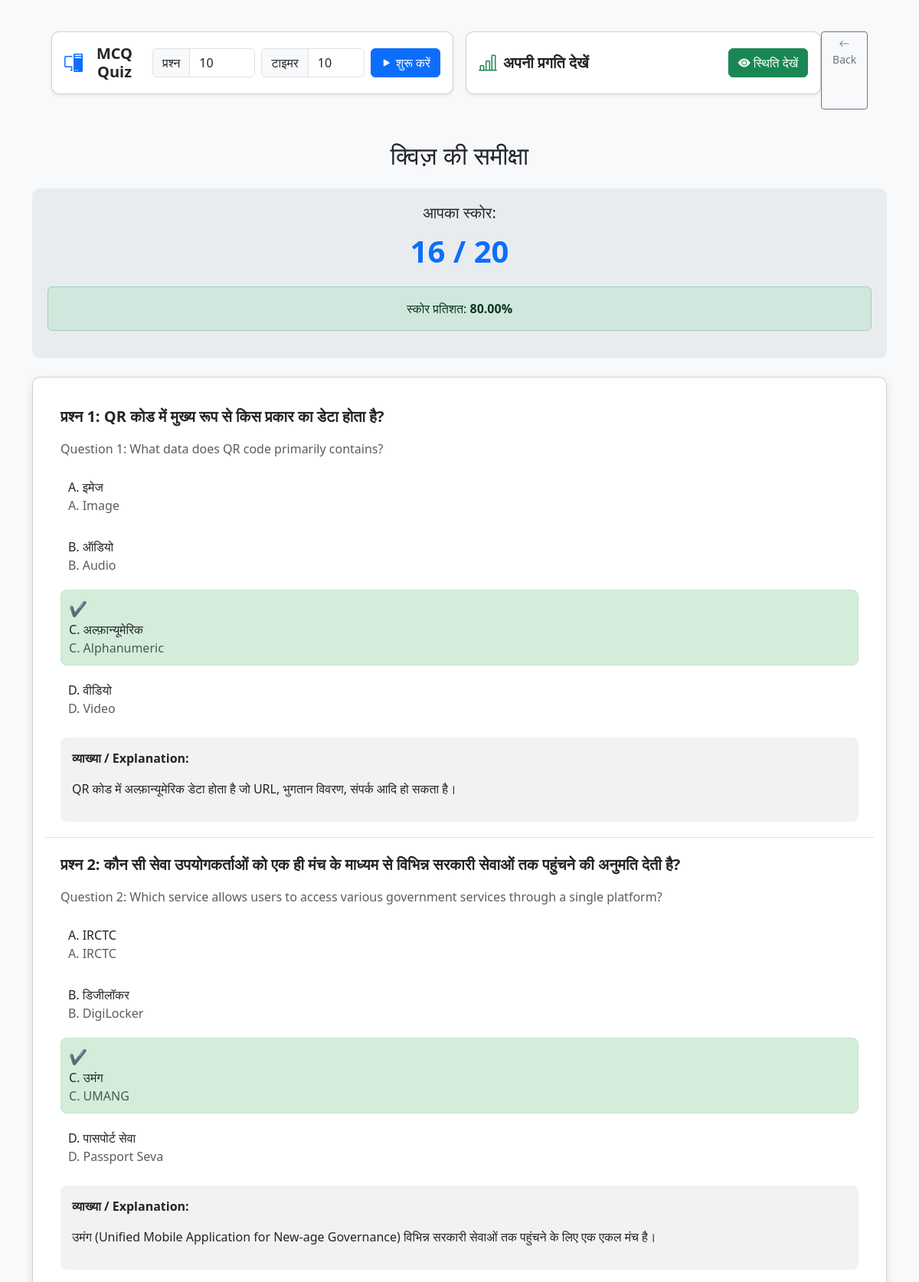
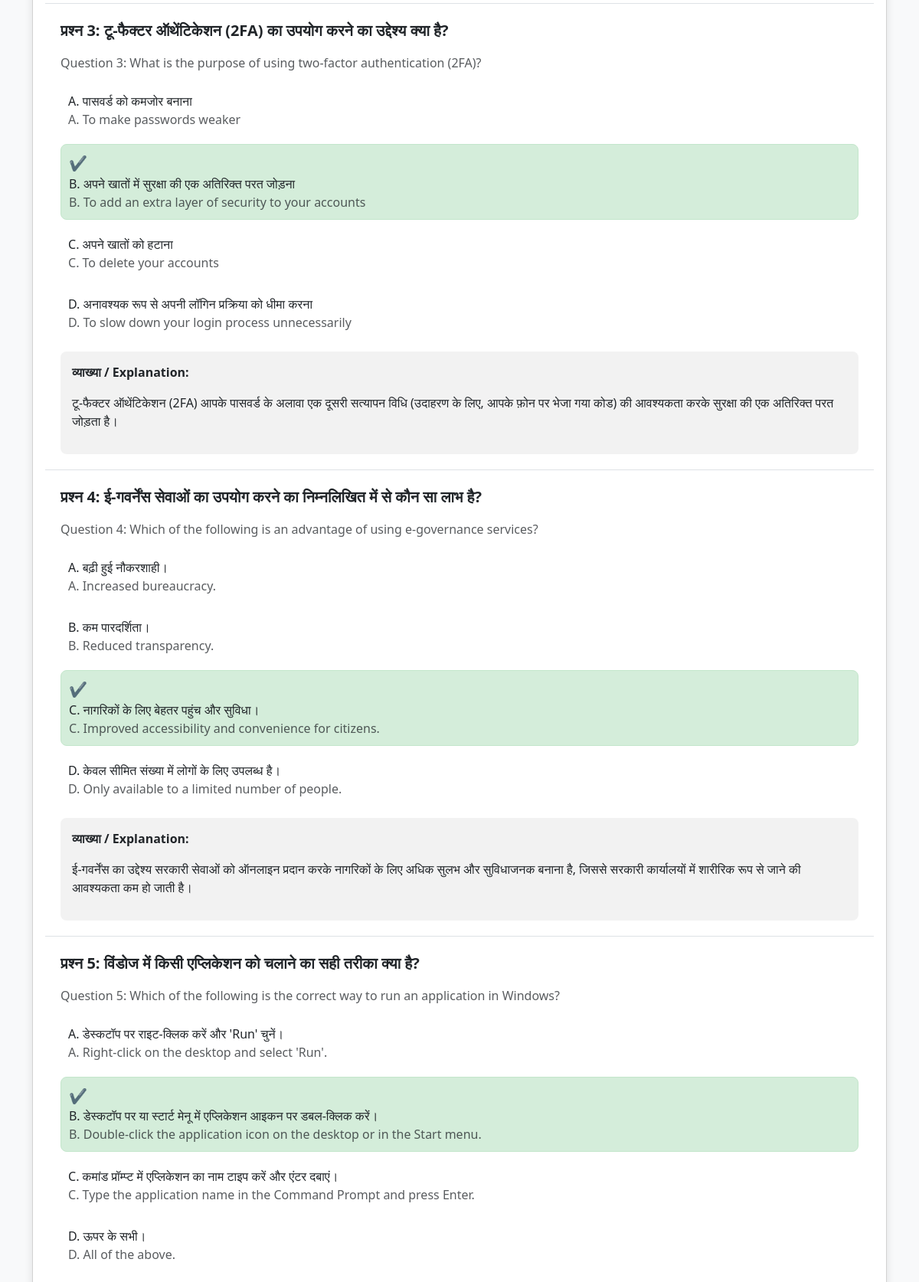
/review_quiz.php?session_id=2 (upper part), run on the app's committed database (2 pictures, top to bottom).
### tables this page shows
CREATE TABLE `quiz_records` (
  `id` int(11) NOT NULL,
  `user_id` varchar(255) NOT NULL,
  `quiz_type` varchar(50) NOT NULL,
  `total_questions` int(11) DEFAULT NULL,
  `score` int(11) DEFAULT NULL,
  `answered_questions` longtext DEFAULT NULL,
  `created_at` timestamp NOT NULL DEFAULT current_timestamp(),
  `session_id` varchar(255) NOT NULL
);

CREATE TABLE `ccc_mcq` (
  `id` int(11) NOT NULL,
  `topic` varchar(255) DEFAULT NULL,
  `subtopic` varchar(255) DEFAULT NULL,
  `question_en` text DEFAULT NULL,
  `question_hi` text DEFAULT NULL,
  `options_en` text DEFAULT NULL,
  `options_hi` text DEFAULT NULL,
  `answer_en` varchar(2) DEFAULT NULL,
  `explanation_en` text DEFAULT NULL,
  `explanation_hi` text DEFAULT NULL
);

### review_quiz.php (the view, shortened to what this page needs)
<?php
include "db.php";
$session_id = isset($_GET['session_id']) ? (int)$_GET['session_id'] : 0;
$quiz_record = null;
$stmt = $conn->prepare("SELECT total_questions, score, answered_questions FROM quiz_records WHERE id = ?");
$stmt->bind_param("i", $session_id);
$stmt->execute();
$result = $stmt->get_result();
if ($result->num_rows > 0) {
    $quiz_record = $result->fetch_assoc();
}
$answered_questions = json_decode($quiz_record['answered_questions'], true);
$score = $quiz_record['score'];
$total_questions = $quiz_record['total_questions'];
$question_ids = array_map(function($q) {
    return $q['question_id'];
}, $answered_questions);
$questions_data = [];
if (!empty($question_ids)) {
    $placeholders = implode(',', array_fill(0, count($question_ids), '?'));
    $sql_questions = "SELECT * FROM ccc_mcq WHERE id IN ($placeholders) ORDER BY FIELD(id, $placeholders)";
    $stmt_questions = $conn->prepare($sql_questions);
    $types = str_repeat('i', count($question_ids) * 2);
    $all_params = array_merge($question_ids, $question_ids);
    $stmt_questions->bind_param($types, ...$all_params);
    $stmt_questions->execute();
    $result_questions = $stmt_questions->get_result();
    while ($row = $result_questions->fetch_assoc()) {
        $questions_data[$row['id']] = $row;
    }
}
$review_questions = [];
foreach ($answered_questions as $answered_q) {
    $q_id = $answered_q['question_id'];
    if (isset($questions_data[$q_id])) {
        $full_question = $questions_data[$q_id];
        $full_question['user_answer_key'] = $answered_q['user_answer_key'];
        $full_question['is_correct'] = $answered_q['is_correct'];
        $review_questions[] = $full_question;
    }
}
?>
<!DOCTYPE html>
<html lang="hi">
<head>
    <link href="https://cdn.jsdelivr.net/npm/bootstrap@5.3.3/dist/css/bootstrap.min.css" rel="stylesheet">
    <link rel="stylesheet" href="https://cdn.jsdelivr.net/npm/bootstrap-icons@1.11.3/font/bootstrap-icons.min.css">
</head>
<body>
<div class="container py-4">
                <div class="alert fw-bold fs-5 text-center d-flex align-items-center justify-content-center mb-4">
        <div class="row g-3 justify-content-center w-100">
        <div class="col-12 col-md-6 d-flex">
            <div class="card shadow-sm w-100 p-3 d-flex flex-column flex-md-row align-items-center justify-content-between gap-3">
                <div class="d-flex align-items-center gap-2">
                    <i class="bi bi-pc-display text-primary fs-4"></i>
                    <h5 class="mb-0 fw-bold">MCQ Quiz</h5>
                </div>
                <form action="take_quiz.php" method="post" class="d-flex flex-column flex-md-row align-items-center gap-2 w-100">
                    <div class="input-group flex-fill">
                        <span class="input-group-text">प्रश्न</span>
                        <input type="number" name="num_questions" class="form-control" value="10" min="1" max="100" required>
                    </div>
                    <div class="input-group flex-fill">
                        <span class="input-group-text">टाइमर</span>
                        <input type="number" name="timer_minutes" class="form-control" value="10" min="1" max="60" required>
                    </div>
                    <button type="submit" class="btn btn-primary d-flex align-items-center justify-content-center mt-2 mt-md-0 flex-shrink-0">
                        <i class="bi bi-play-fill me-1"></i> शुरू करें
                    </button>
                </form>
            </div>
        </div>
        <div class="col-12 col-md-6 d-flex">
            <div class="card shadow-sm w-100 p-3 d-flex flex-column flex-md-row align-items-center justify-content-between gap-3">
                <div class="d-flex align-items-center gap-2">
                    <i class="bi bi-bar-chart-line text-success fs-4"></i>
                    <h5 class="mb-0 fw-bold">अपनी प्रगति देखें</h5>
                </div>
                <a href="status.php" class="btn btn-success d-flex align-items-center justify-content-center mt-2 mt-md-0 flex-shrink-0">
                    <i class="bi bi-eye-fill me-1"></i> स्थिति देखें
                </a>
            </div>
            <a href="index.php" class="btn btn-outline-secondary btn-sm"><i class="bi bi-arrow-left"></i> Back</a>
        </div>
    </div>
</div>
    <h2 class="text-center mb-4">क्विज़ की समीक्षा</h2>
    <div class="score-box mb-4">
        <h5 class="mb-2">आपका स्कोर:</h5>
        <p class="score-text text-primary"><?= htmlspecialchars($score) ?> / <?= htmlspecialchars($total_questions) ?></p>
        <?php
        $percentage = ($total_questions > 0) ? ($score / $total_questions) * 100 : 0;
        $alert_class = 'alert-info';
        if ($percentage >= 80) {
            $alert_class = 'alert-success';
        } elseif ($percentage >= 50) {
            $alert_class = 'alert-warning';
        } else {
            $alert_class = 'alert-danger';
        }
        ?>
        <div class="alert <?= $alert_class ?> mt-3">
            स्कोर प्रतिशत: <strong><?= number_format($percentage, 2) ?>%</strong>
        </div>
    </div>
     <div class="card">
        <div class="card-body">
            <?php foreach ($review_questions as $index => $question): ?>
                <div class="question-box">
                    <p class="question-hi">प्रश्न <?= $index + 1 ?>: <?= htmlspecialchars($question['question_hi']) ?></p>
                    <p class="question-en text-muted">Question <?= $index + 1 ?>: <?= htmlspecialchars($question['question_en']) ?></p>
                    <?php
                    $options_hi = json_decode($question['options_hi'], true);
                    $options_en = json_decode($question['options_en'], true);
                    $correct_key = $question['answer_en'];
                    $user_key = $question['user_answer_key'];
                    foreach ($options_hi as $key => $option_hi):
                        $option_key = chr(65 + $key);
                        $class = '';
                        $icon = '';
                        $option_en = $options_en[$key];
                        if ($option_key === $correct_key) {
                            $class = 'correct-option';
                            $icon = '<span class="correct-answer-icon"></span>';
                        } elseif ($option_key === $user_key) {
                            $class = 'incorrect-option';
                            $icon = '<span class="incorrect-answer-icon"></span>';
                        }
                    ?>
                    <div class="option-label <?= $class ?>">
                        <?= $icon ?>
                        <div class="option-hi">
                            <?= htmlspecialchars($option_key) ?>. <?= htmlspecialchars(str_replace($option_key . '. ', '', $option_hi)) ?>
                        </div>
                        <div class="option-en text-muted">
                            <?= htmlspecialchars($option_key) ?>. <?= htmlspecialchars(str_replace($option_key . '. ', '', $option_en)) ?>
                        </div>
                    </div>
                    <?php endforeach; ?>
                    <div class="explanation mt-3">
                        <p class="fw-bold">व्याख्या / Explanation:</p>
                        <p><?= nl2br(htmlspecialchars($question['explanation_hi'])) ?></p>
                    </div>
                </div>
            <?php endforeach; ?>
        </div>
    </div>
</div>
</body>
</html>

### review_quiz.php (style rules this page uses)
body { background-color: #f8f9fa; }
.card { box-shadow: 0 4px 12px rgba(0,0,0,0.1); border-radius: 10px; margin-bottom: 20px; }
.score-box { background-color: #e9ecef; padding: 20px; border-radius: 10px; text-align: center; }
.score-text { font-size: 2.5rem; font-weight: bold; }
.question-box { padding: 20px; border-bottom: 1px solid #dee2e6; }
.question-hi { font-weight: bold; font-size: 1.25rem; margin-bottom: 15px; }
.option-label { display: block; padding: 10px; border-radius: 8px; margin-bottom: 10px; }
.correct-option { background-color: #d4edda; border: 1px solid #c3e6cb; }
.correct-answer-icon::before { content: "✔"; color: #155724; font-size: 1.2em; margin-right: 5px; }
.explanation { background-color: #f2f2f2; padding: 15px; border-radius: 8px; margin-top: 15px; }

### data on the page
quiz_records: score "16", total_questions "20", percentage "80.00"
ccc_mcq: question_hi "QR कोड में मुख्य रूप से किस प्रकार का डेटा होता है?", question_en "What data does QR code primarily contains?", option_key "A", options_hi "इमेज", options_en "Image", option_key "B", options_hi "ऑडियो", options_en "Audio", option_key "C", options_hi "अल्फ़ान्यूमेरिक", options_en "Alphanumeric", option_key "D", options_hi "वीडियो", options_en "Video", explanation_hi "QR कोड में अल्फ़ान्यूमेरिक डेटा होता है जो URL, भुगतान विवरण, संपर्क आदि हो सकता है।"
ccc_mcq: question_hi "कौन सी सेवा उपयोगकर्ताओं को एक ही मंच के माध्यम से विभिन्न सरकारी सेवाओं तक पहुंचने की अनुमति देती है?", question_en "Which service allows users to access various government services through a single platform?", option_key "A", options_hi "IRCTC", options_en "IRCTC", option_key "B", options_hi "डिजीलॉकर", options_en "DigiLocker", option_key "C", options_hi "उमंग", options_en "UMANG", option_key "D", options_hi "पासपोर्ट सेवा", options_en "Passport Seva", explanation_hi "उमंग (Unified Mobile Application for New-age Governance) विभिन्न सरकारी सेवाओं तक पहुंचने के लिए एक एकल मंच है।"
ccc_mcq: question_hi "टू-फैक्टर ऑथेंटिकेशन (2FA) का उपयोग करने का उद्देश्य क्या है?", question_en "What is the purpose of using two-factor authentication (2FA)?", option_key "A", options_hi "पासवर्ड को कमजोर बनाना", options_en "To make passwords weaker", option_key "B", options_hi "अपने खातों में सुरक्षा की एक अतिरिक्त परत जोड़ना", options_en "To add an extra layer of security to your accounts", option_key "C", options_hi "अपने खातों को हटाना", options_en "To delete your accounts", option_key "D", options_hi "अनावश्यक रूप से अपनी लॉगिन प्रक्रिया को धीमा करना", options_en "To slow down your login process unnecessarily", explanation_hi "टू-फैक्टर ऑथेंटिकेशन (2FA) आपके पासवर्ड के अलावा एक दूसरी सत्यापन विधि (उदाहरण के लिए, आपके फ़ोन पर भेजा गया कोड) की आवश्यकता करके सुरक्षा की एक अतिरिक्त परत जोड़ता है।"
ccc_mcq: question_hi "ई-गवर्नेंस सेवाओं का उपयोग करने का निम्नलिखित में से कौन सा लाभ है?", question_en "Which of the following is an advantage of using e-governance services?", option_key "A", options_hi "बढ़ी हुई नौकरशाही।", options_en "Increased bureaucracy.", option_key "B", options_hi "कम पारदर्शिता।", options_en "Reduced transparency.", option_key "C", options_hi "नागरिकों के लिए बेहतर पहुंच और सुविधा।", options_en "Improved accessibility and convenience for citizens.", option_key "D", options_hi "केवल सीमित संख्या में लोगों के लिए उपलब्ध है।", options_en "Only available to a limited number of people.", explanation_hi "ई-गवर्नेंस का उद्देश्य सरकारी सेवाओं को ऑनलाइन प्रदान करके नागरिकों के लिए अधिक सुलभ और सुविधाजनक बनाना है, जिससे सरकारी कार्यालयों में शारीरिक रूप से जाने की आवश्यकता कम हो जाती है।"
ccc_mcq: question_hi "विंडोज में किसी एप्लिकेशन को चलाने का सही तरीका क्या है?", question_en "Which of the following is the correct way to run an application in Windows?", option_key "A", options_hi "डेस्कटॉप पर राइट-क्लिक करें और 'Run' चुनें।", options_en "Right-click on the desktop and select 'Run'.", option_key "B", options_hi "डेस्कटॉप पर या स्टार्ट मेनू में एप्लिकेशन आइकन पर डबल-क्लिक करें।", options_en "Double-click the application icon on the desktop or in the Start menu.", option_key "C", options_hi "कमांड प्रॉम्प्ट में एप्लिकेशन का नाम टाइप करें और एंटर दबाएं।", options_en "Type the application name in the Command Prompt and press Enter.", option_key "D", options_hi "ऊपर के सभी।", options_en "All of the above."
